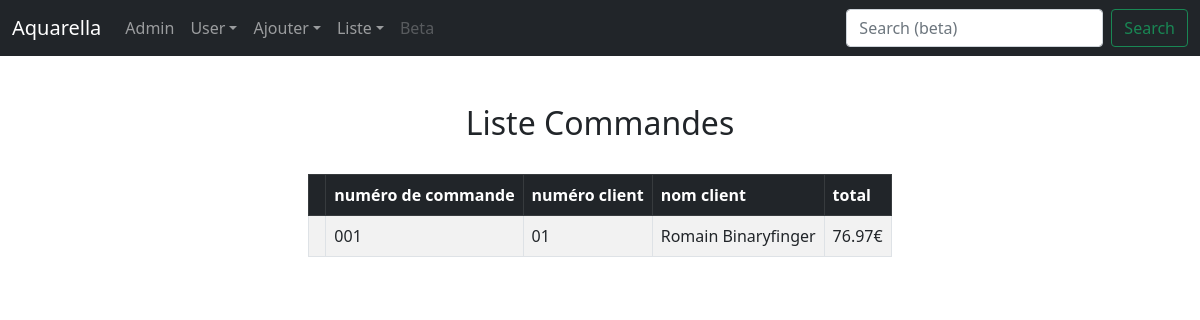
The app's page /Commande/, older data.
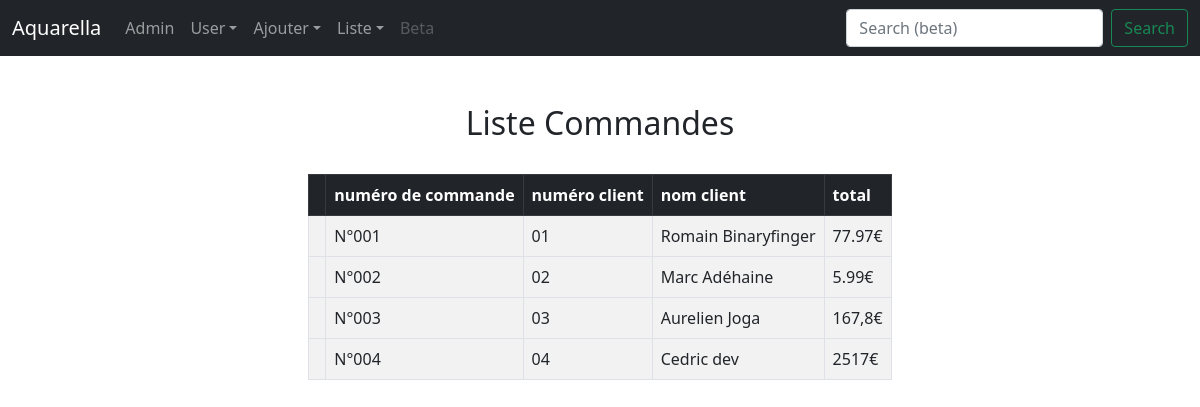
The same page, newer data.
### accounts/models.py (models this page shows, shortened)
class Commande(models.Model):
    num_order=models.CharField('num_commande',max_length=8)
    num_cli=models.CharField('num_cli',max_length=8)
    name_cli=models.CharField('nom_cli',max_length=50)
    total=models.CharField('total',max_length=7)

### accounts/views.py (the view)
# urls.py: path('Commande/',views.commande,name='commande'),
def commande(request): #pour remplire commande
	cr_commande=Commande.objects.all()
	context={'liste_commandes':cr_commande}
	return render(request, 'Commande.html', context)

### templates/commande.html (shortened to what this page needs)
{% extends 'base.html' %}
{% block content %}
<center><h2>Liste Commandes</h2></center>
<br/>
<table style="margin: auto; width: auto;" class="table table-bordered table-striped table-hover">
<thead>
    <tr class="table-dark">
        <th scope="col"></th>
        <th scope="col">numéro de commande</th>
        <th scope="col">numéro client</th>
        <th scope="col">nom client</th>
        <th scope="col">total</th>
    </tr>
</thead>
{% for commandes in liste_commandes %}
<tbody>
    <tr>
        <th scope="col"></th>
        <td>{{commandes.num_order}}</td>
        <td>{{commandes.num_cli}}</td>
        <td>{{commandes.name_cli}}</td>
        <td>{{commandes.total}}</td>
    </tr>
</tbody>
{% endfor %}
</table>
{% endblock content %}

### templates/base.html (shortened to what this page needs)
<!doctype html>
<html lang="en">
  <head>
    <link href="https://cdn.jsdelivr.net/npm/bootstrap@5.0.2/dist/css/bootstrap.min.css" rel="stylesheet">
  </head>
  <body>
    {% include 'navbar.html' %}
    <br/><br/>
    {% block content %}
    {% endblock content %}
  </body>
</html>

### templates/navbar.html (shortened to what this page needs)
<nav class="navbar navbar-expand-lg navbar-dark bg-dark">
    <div class="container-fluid">
      <a class="navbar-brand" href="http://127.0.0.1:8000">Aquarella</a>
      <div class="collapse navbar-collapse" id="navbarSupportedContent">
        <ul class="navbar-nav me-auto mb-2 mb-lg-0">
          <li class="nav-item">
            <a class="nav-link" href="http://127.0.0.1:8000/admin/" target="_blank" role="button">Admin</a>
          </li>
          <li class="nav-item dropdown">
            <a class="nav-link dropdown-toggle" href="#" id="navbarDropdown" role="button" data-bs-toggle="dropdown" aria-expanded="false">User</a>
          </li>
          <li class="nav-item dropdown">
            <a class="nav-link dropdown-toggle" href="#" id="navbarDropdown" role="button" data-bs-toggle="dropdown" aria-expanded="false">Ajouter</a>
          </li>
          <li class="nav-item dropdown">
            <a class="nav-link dropdown-toggle" href="#" id="navbarDropdown" role="button" data-bs-toggle="dropdown" aria-expanded="false">Liste</a>
          </li>
              <a class="nav-link disabled" href="#" tabindex="-1" aria-disabled="true">Beta</a>
        </ul>
        <form class="d-flex">
          <input class="form-control me-2" type="search" placeholder="Search (beta)" aria-label="Search">
          <button class="btn btn-outline-success" type="submit">Search</button>
        </form>
      </div>
    </div>
  </nav>

Row changes from the older to the newer data that the page shows:
changed Commande "Romain Binaryfinger": num_order "001" → "N°001"; total "76.97€" → "77.97€"
added Commande: num_order "N°002", num_cli "02", name_cli "Marc Adéhaine", total "5.99€"
added Commande: num_order "N°003", num_cli "03", name_cli "Aurelien Joga", total "167,8€"
added Commande: num_order "N°004", num_cli "04", name_cli "Cedric dev", total "2517€"
